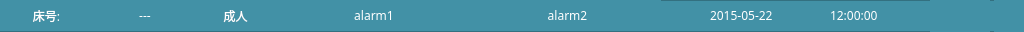
  <widget class="QFrame" name="frame_bar">
   <property name="geometry">
    <rect>
     <x>0</x>
     <y>0</y>
     <width>1024</width>
     <height>32</height>
    </rect>
   </property>
   <property name="font">
    <font>
     <family>文泉驿微米黑</family>
    </font>
   </property>
   <property name="styleSheet">
    <string notr="true">color: white;
background:#4291A6;</string>
   </property>
   <property name="frameShape">
    <enum>QFrame::StyledPanel</enum>
   </property>
   <property name="frameShadow">
    <enum>QFrame::Raised</enum>
   </property>
   <widget class="QWidget" name="horizontalLayoutWidget_16">
    <property name="geometry">
     <rect>
      <x>0</x>
      <y>0</y>
      <width>191</width>
      <height>31</height>
     </rect>
    </property>
    <property name="font">
     <font>
      <family>文泉驿微米黑</family>
     </font>
    </property>
    <layout class="QHBoxLayout" name="horizontalLayout_16">
     <item>
      <widget class="QLabel" name="TextLabel_bar_name">
       <property name="font">
        <font>
         <family>文泉驿微米黑</family>
        </font>
       </property>
       <property name="text">
        <string>床号:</string>
       </property>
       <property name="alignment">
        <set>Qt::AlignCenter</set>
       </property>
      </widget>
     </item>
     <item>
      <widget class="QLabel" name="TextLabel_bar_num">
       <property name="font">
        <font>
         <family>文泉驿微米黑</family>
        </font>
       </property>
       <property name="text">
        <string>---</string>
       </property>
       <property name="alignment">
        <set>Qt::AlignCenter</set>
       </property>
      </widget>
     </item>
    </layout>
   </widget>
   <widget class="QWidget" name="horizontalLayoutWidget_17">
    <property name="geometry">
     <rect>
      <x>190</x>
      <y>0</y>
      <width>91</width>
      <height>31</height>
     </rect>
    </property>
    <property name="font">
     <font>
      <family>文泉驿微米黑</family>
     </font>
    </property>
    <layout class="QHBoxLayout" name="horizontalLayout_17">
     <item>
      <widget class="QLabel" name="TextLabel_bar_information">
       <property name="font">
        <font>
         <family>文泉驿微米黑</family>
        </font>
       </property>
       <property name="autoFillBackground">
        <bool>false</bool>
       </property>
       <property name="text">
        <string>成人</string>
       </property>
       <property name="alignment">
        <set>Qt::AlignCenter</set>
       </property>
      </widget>
     </item>
    </layout>
   </widget>
   <widget class="QWidget" name="horizontalLayoutWidget_18">
    <property name="geometry">
     <rect>
      <x>280</x>
      <y>0</y>
      <width>381</width>
      <height>31</height>
     </rect>
    </property>
    <property name="font">
     <font>
      <family>文泉驿微米黑</family>
     </font>
    </property>
    <layout class="QHBoxLayout" name="horizontalLayout_18">
     <item>
      <widget class="QLabel" name="TextLabel_bar_alarm_II">
       <property name="font">
        <font>
         <family>文泉驿微米黑</family>
        </font>
       </property>
       <property name="text">
        <string>alarm1</string>
       </property>
       <property name="alignment">
        <set>Qt::AlignCenter</set>
       </property>
      </widget>
     </item>
     <item>
      <widget class="QLabel" name="TextLabel_bar_alarm_III">
       <property name="font">
        <font>
         <family>文泉驿微米黑</family>
        </font>
       </property>
       <property name="text">
        <string>alarm2</string>
       </property>
       <property name="alignment">
        <set>Qt::AlignCenter</set>
       </property>
      </widget>
     </item>
    </layout>
   </widget>
   <widget class="QLabel" name="PixmapLabel_bar_tcpconnect">
    <property name="geometry">
     <rect>
      <x>930</x>
      <y>0</y>
      <width>30</width>
      <height>32</height>
     </rect>
    </property>
    <property name="font">
     <font>
      <family>文泉驿微米黑</family>
     </font>
    </property>
    <property name="text">
     <string/>
    </property>
    <property name="textFormat">
     <enum>Qt::AutoText</enum>
    </property>
    <property name="pixmap">
     <pixmap resource="../maiform.qrc">:/image/qrc/Network_dis.png</pixmap>
    </property>
    <property name="scaledContents">
     <bool>true</bool>
    </property>
    <property name="alignment">
     <set>Qt::AlignCenter</set>
    </property>
   </widget>
   <widget class="QLabel" name="PixmapLabel_bar_power">
    <property name="geometry">
     <rect>
      <x>994</x>
      <y>0</y>
      <width>30</width>
      <height>32</height>
     </rect>
    </property>
    <property name="font">
     <font>
      <family>文泉驿微米黑</family>
     </font>
    </property>
    <property name="text">
     <string/>
    </property>
    <property name="pixmap">
     <pixmap resource="../maiform.qrc">:/image/qrc/Battery_0.png</pixmap>
    </property>
   </widget>
   <widget class="QLabel" name="PixmapLabel_bar_wifi">
    <property name="geometry">
     <rect>
      <x>960</x>
      <y>0</y>
      <width>30</width>
      <height>32</height>
     </rect>
    </property>
    <property name="font">
     <font>
      <family>文泉驿微米黑</family>
     </font>
    </property>
    <property name="text">
     <string/>
    </property>
    <property name="pixmap">
     <pixmap resource="../maiform.qrc">:/image/qrc/wifi_1.png</pixmap>
    </property>
    <property name="scaledContents">
     <bool>true</bool>
    </property>
   </widget>
   <widget class="QLabel" name="TextLabel_bar_date">
    <property name="geometry">
     <rect>
      <x>710</x>
      <y>5</y>
      <width>127</width>
      <height>21</height>
     </rect>
    </property>
    <property name="font">
     <font>
      <family>文泉驿微米黑</family>
     </font>
    </property>
    <property name="styleSheet">
     <string notr="true"/>
    </property>
    <property name="text">
     <string>2015-05-22</string>
    </property>
   </widget>
   <widget class="QLabel" name="TextLabel_bar_time">
    <property name="geometry">
     <rect>
      <x>830</x>
      <y>5</y>
      <width>71</width>
      <height>21</height>
     </rect>
    </property>
    <property name="font">
     <font>
      <family>文泉驿微米黑</family>
     </font>
    </property>
    <property name="text">
     <string>12:00:00</string>
    </property>
    <property name="margin">
     <number>1</number>
    </property>
   </widget>
  </widget>
